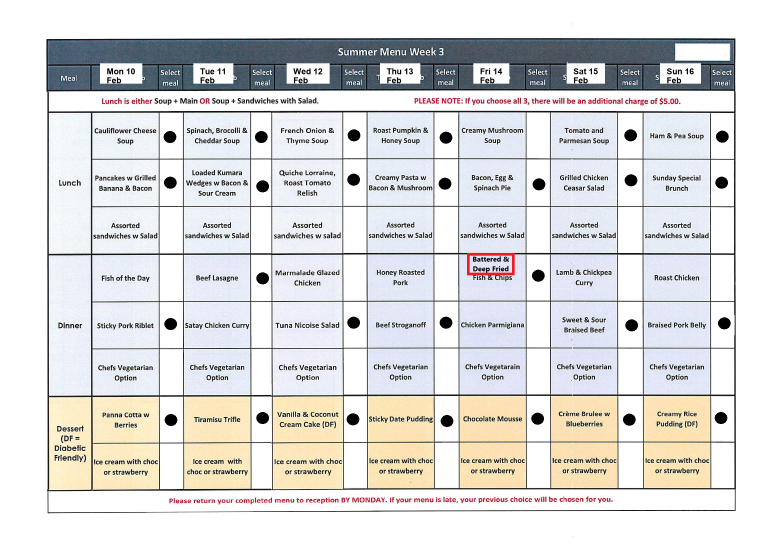
#> input picture backup_20250212_124417/tests/test_menu_position_1.png, 2338 x 1654 px (shown at 1/3 size)
$ python -i tesseract_config.py   (imports and definitions only)
#> lines starting #> are read from the running program, lines starting #| are printed output that depends on the picture
#> further down, picture is the input picture: PIL image 2338x1654 RGBA; mean R, G, B, A 220, 219.7, 219.4, 255
import os
import sys
import platform
import shutil
from typing import Optional
import pytesseract
from PIL import Image, ImageEnhance
import logging

logger = logging.getLogger(__name__)

# [79 lines left out: functions get_tesseract_path, configure_tesseract, not called in this run]

def optimize_image_for_ocr(image: Image.Image) -> Image.Image:
    """Optimize image for better OCR results"""
    try:
        # Convert to RGB if needed
        if image.mode not in ('L', 'RGB'):
            image = image.convert('RGB')

        # Resize if too large (max dimension 2400px)
        max_dimension = 2400
        if max(image.size) > max_dimension:
            ratio = max_dimension / max(image.size)
            new_size = tuple(int(dim * ratio) for dim in image.size)
            image = image.resize(new_size, Image.Resampling.LANCZOS)

        # Enhance image for OCR
        image = ImageEnhance.Contrast(image).enhance(1.5)
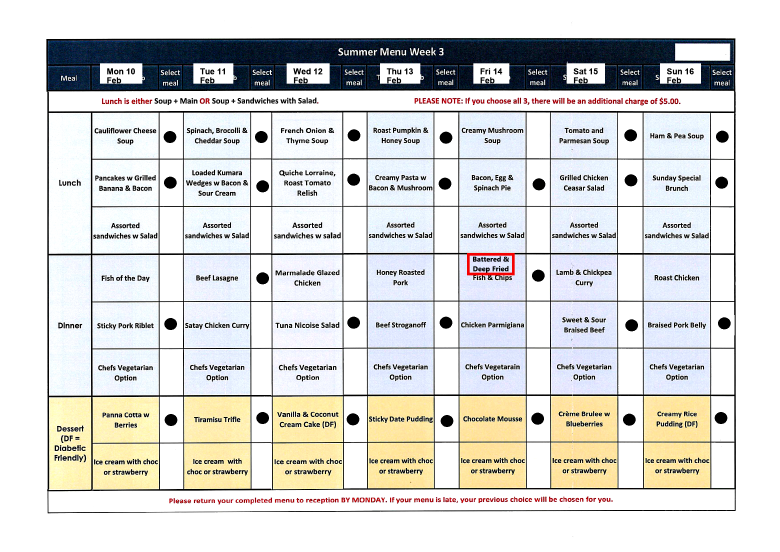
#> image: PIL image 2338x1654 RGB (shown at 1/3 size); mean R, G, B 215.9, 216.2, 214
        image = ImageEnhance.Sharpness(image).enhance(1.5)

        # Convert to grayscale for OCR
        image = image.convert('L')
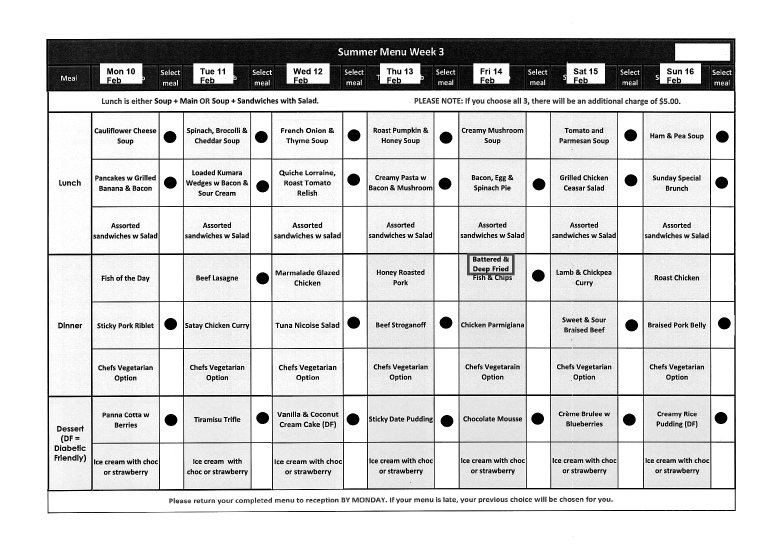
#> image: PIL image 2338x1654 L (shown at 1/3 size); min 0, max 255, mean 215.9

        return image

    except Exception as e:
        logger.error(f"Failed to optimize image: {str(e)}")
        return image  # Return original image if optimization fails

# [17 lines left out: function perform_ocr, not called in this run]

>>> from PIL import Image
>>> picture = Image.open('../../backup_20250212_124417/tests/test_menu_position_1.png')
>>> result = optimize_image_for_ocr(picture)
